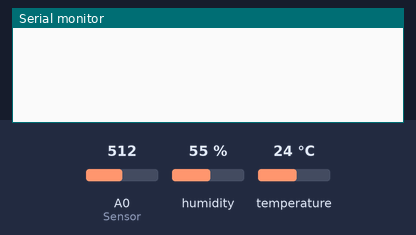
This sketch was run on a simulated Arduino Uno, built with avr-gcc and run on an emulated ATmega328P. On the bench: the last lines printed to the serial monitor. The test bench sets the inputs (shaded band); at power-on: A0 (Sensor) = 512, humidity 55 %, temperature 24 °C.

Above: at 1.2 s.
1.3 s: A0 (Sensor) set to 604
At 7.4 s:
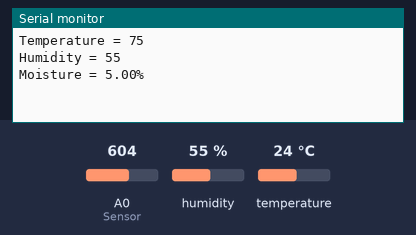
7.7 s: A0 (Sensor) set to 617
At 11.7 s:
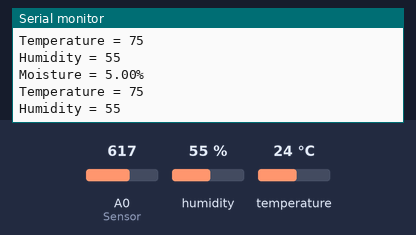

The sketch:

Agro_project.ino
```cpp
// This code manages the sensor readings from the Arduino Uno

/*
 * Note on Metro Library:
 *
 * The metro library allows the sensors that control the temperature, humidity,
 * and soil moisture to be read every so often without having to stop the program.
 * This allows devices such as the pH sensor to be read in manually.
*/

#include <Metro.h>       // Timing library
#include "DHT.h"         // Library for the temp/humidity sensor (dht11)
#include "DFRobot_PH.h"  // Library for the pH sensor
#include <EEPROM.h>

#define DHTPIN 5        // Temp/humidity sensor is connected to pin 5
#define DHTTYPE DHT11   // DHT 11
#define PH_PIN A1       // Analog input for pH sensor

DHT dht(DHTPIN, DHTTYPE);    // Initialize DHT Sensor
DFRobot_PH ph;               // Initialize pH Sensor
Metro measure = Metro(5000); // Sensor measurements taken every 5 seconds


float voltage,phValue,temperature = 25;
float soilmoisturepercent;
char byte_input = 0; // ascii selection from user
int choice = 0;      // Converts user's selection to integer desired
const int AirValue = 620;   //you need to replace this value with Value_1
const int WaterValue = 310;  //you need to replace this value with Value_2
int soilMoistureValue = 0;


void setup()
{
  Serial.begin(9600);
  dht.begin();
  ph.begin();
}


void loop()
{
  // If user enters something in serial monitor, activate pH sensor
  if (Serial.available() > 0)
  {
    byte_input = Serial.read();
    choice = byte_input - '0'; // Converts input into desired integer
    Serial.print("Number inputed: ");
    Serial.println(choice);

    // pH Sensor
    if (choice = 1)
    {
      temperature = dht.readTemperature(true);         // read your temperature sensor to execute temperature compensation
      voltage = analogRead(PH_PIN)/1024.0*5000;  // read the voltage
      phValue = ph.readPH(voltage,temperature);  // convert voltage to pH with temperature compensation

      Serial.print("pH:");
      Serial.println(phValue,2);
      Serial.println();

      ph.calibration(voltage,temperature);           // calibration process by Serial CMD
    }
    Serial.println();
  }


  // If 5 seconds have passed, read temperature, humidity, and soil moisture sensors
  if(measure.check())
  {
    delay(1000);
    int current_temp = dht.readTemperature(true);
    delay(250);
    int humidity = dht.readHumidity();

    Serial.println();
    Serial.println();
    Serial.print("Temperature = ");
    Serial.println(current_temp);  // read in fahrenheit instead of celsius
    Serial.print("Humidity = ");
    Serial.println(humidity);

    delay(250); // Slight delay needed to make sure moisture is read in time

    // Moisture Sensor
    soilMoistureValue = analogRead(A0);  //put Sensor insert into soil
    soilmoisturepercent = map(soilMoistureValue, AirValue, WaterValue, 0, 100);

    if(soilmoisturepercent > 100)
    {
      Serial.println("100 %");
    }
    else if(soilmoisturepercent < 0)
    {
      Serial.println("0 %");
    }
    else if(soilmoisturepercent > 0 && soilmoisturepercent < 100)
    {
      Serial.print("Moisture = ");
      Serial.print(soilmoisturepercent);
      Serial.println("%");
      Serial.println();
    }
  }
}
```

Measured:
- the behaviour switches between 616 and 617 on A0 (Sensor) (found by bisection; images 1 and 2)
- after the input at 1.3 s, the serial monitor: prints a new line after 5.2 s (image 1)
